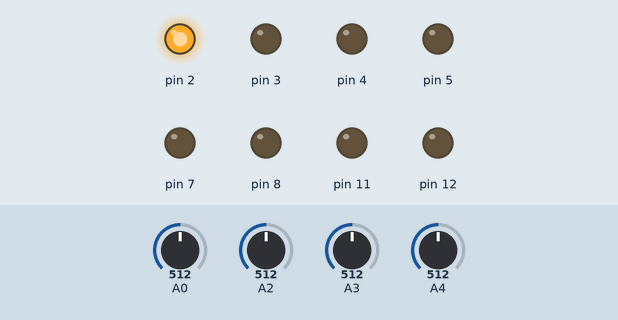
Recording of a sketch running on a simulated Arduino Uno, built with avr-gcc and run on an emulated ATmega328P. Shown: output pins drawn as LEDs (lit = HIGH). The inputs (shaded band) are chosen by the test bench; at power-on: A0 = 512, A2 = 512, A3 = 512, A4 = 512.

Above: at 0.05 s.
At 0.3 s:
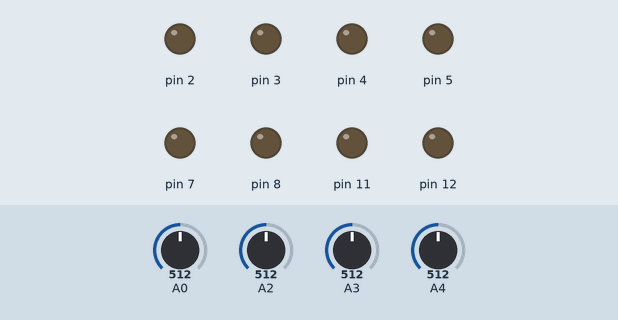
At 1.95 s:
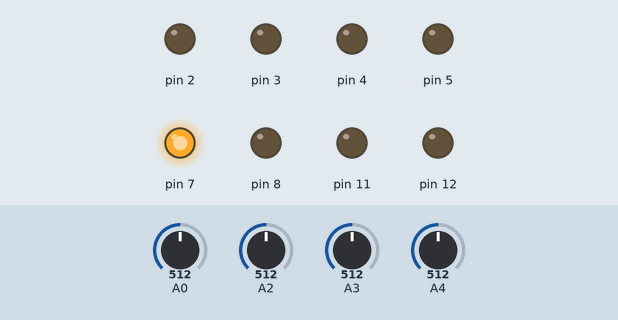
At 2.65 s:
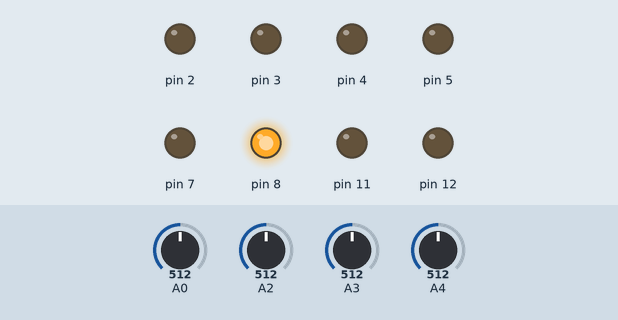
At 3.7 s:
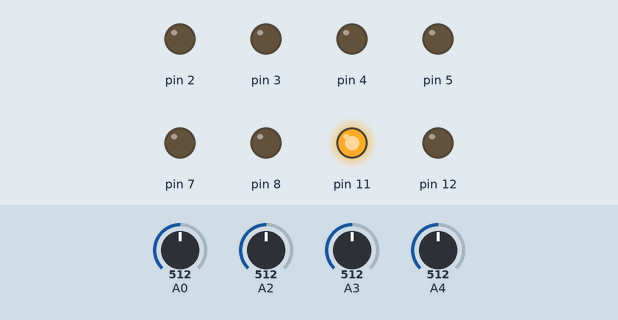
At 5.1 s:
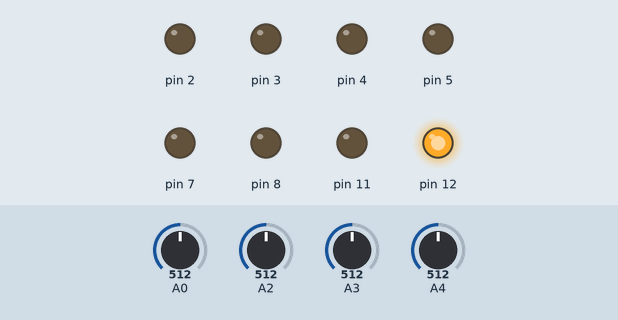
Timing chart, 0 to 7.8 s (numbered marks = the images above):
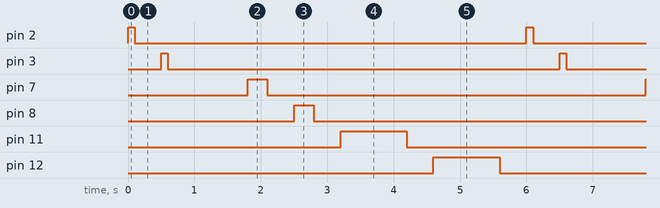

The sketch:

sketch_FINAL_TEST.ino
```cpp
int Weight1 = 0;
int Weight2 = 0;
int Weight3 = 0;
int Weight4 = 0;
int WEIGHT = 0;

void setup() {
  // put your setup code here, to run once:
  Serial.begin(9600);

    pinMode(2, OUTPUT);
    pinMode(3, OUTPUT);
    pinMode(4, OUTPUT);
    pinMode(5, OUTPUT);
    pinMode(7, OUTPUT);
    pinMode(8, OUTPUT);
    pinMode(11, OUTPUT);
    pinMode(12, OUTPUT);
}

void loop() {
  // put your main code here, to run repeatedly:
// MOTOR 1
     digitalWrite(2, 50);
     digitalWrite(3, LOW);
     delay(100);

     digitalWrite(2, LOW);
     digitalWrite(3, LOW);
     delay(400);

     digitalWrite(3, 50);
     digitalWrite(2, LOW);
     delay(100);

     digitalWrite(2, LOW);
     digitalWrite(3, LOW);
     delay(400);


// MOTOR 2
     //digitalWrite(4, 50);
     //digitalWrite(5, LOW);
     //delay(400);

     digitalWrite(4, LOW);
     digitalWrite(5, LOW);
     delay(400);


     //digitalWrite(5, 50);
     //digitalWrite(4, LOW);
     //delay(700);

     digitalWrite(4, LOW);
     digitalWrite(5, LOW);
     delay(400);


 // MOTOR 3
     digitalWrite(7, 50);
     digitalWrite(8, LOW);
     delay(300);

     digitalWrite(7, LOW);
     digitalWrite(8, LOW);
     delay(400);


     digitalWrite(8, 50);
     digitalWrite(7, LOW);
     delay(300);

     digitalWrite(7, LOW);
     digitalWrite(8, LOW);
     delay(400);


// MOTOR 4
     digitalWrite(11, 50);
     digitalWrite(12, LOW);
     delay(1000);

     digitalWrite(11, LOW);
     digitalWrite(12, LOW);
     delay(400);

     digitalWrite(12, 50);
     digitalWrite(11, LOW);
     delay(1000);

     digitalWrite(11, LOW);
     digitalWrite(12, LOW);
     delay(400);

// IF
     Weight1 = analogRead(A0);
     Weight2 = analogRead(A2);
     Weight3 = analogRead(A3);
     Weight4 = analogRead(A4);

//     WEIGHT = Weight1 + Weight2 + Weight3 + Weight4;

     if (Weight1 == 0 || Weight2 == 0 || Weight3 == 0 || Weight4 == 0){
     digitalWrite(3, HIGH);
     digitalWrite(2, LOW);
     delay(100);
     }
}
     //if((Weight1 == 0 && Weight2 == 0) % (Weight1 == 0 && Weight3 == 0) % (Weight1 == 0 && Weight4 == 0) % (Weight2 == 0 && Weight3 == 0{
    //  % Weight2 == 0 % Weight3 == 0 % Weight4 == 0)
```

Measured:
- by itself, pin 2, pin 3: alternates HIGH for 0.10 s and LOW for 5.9 s
- by itself, pin 7, pin 8: alternates HIGH for 0.30 s and LOW for 5.7 s
- by itself, pin 11, pin 12: alternates HIGH for 1.0 s and LOW for 5.0 s
